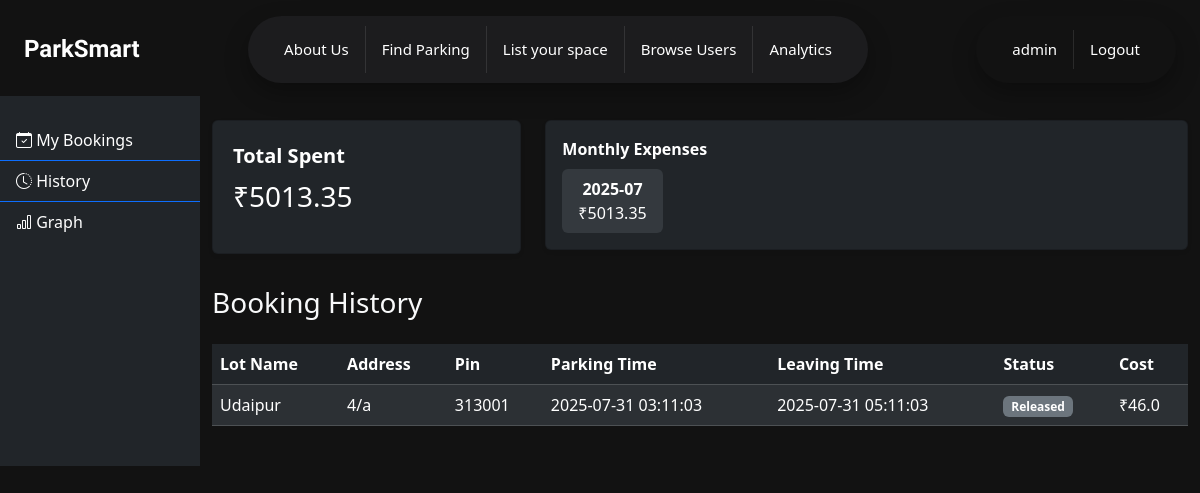
Screenshot of /user/dashboard?tab=history (signed in) with the database file from the repository.
### tables this page shows
CREATE TABLE reservations (
            id INTEGER PRIMARY KEY AUTOINCREMENT,
            spot_id INTEGER,
            user_id INTEGER,
            parking_timestamp TEXT,
            leaving_timestamp TEXT, lot_id INTEGER, total_cost REAL,
            FOREIGN KEY (spot_id) REFERENCES parking_spots(id),
            FOREIGN KEY (user_id) REFERENCES users(id)
        );

CREATE TABLE parking_lots (
            id INTEGER PRIMARY KEY AUTOINCREMENT,
            prime_location_name TEXT NOT NULL,
            price REAL NOT NULL,
            address TEXT,
            pin_code TEXT,
            max_spots INTEGER
        , available_spots INTEGER DEFAULT 0, status TEXT DEFAULT 'active');

### app/__init__.py (the view, shortened to what this page needs)
    @app.route('/user/dashboard')
    def user_dashboard():
        if 'user_id' not in session:
            flash("Please login first", "warning")
            return redirect('/login')
        tab = request.args.get('tab', 'my_bookings')
        bookings = []
        history_bookings = []
        graph_data = {}
        monthly_expenses = []
        total_spent = 0
        if tab == 'my_bookings':
            conn = sqlite3.connect('app.db')
            cursor = conn.cursor()
            cursor.execute('''
                SELECT r.id, l.prime_location_name, l.address, l.pin_code, r.parking_timestamp, r.leaving_timestamp, r.spot_id
                FROM reservations r
                JOIN parking_spots s ON r.spot_id = s.id
                JOIN parking_lots l ON s.lot_id = l.id
                WHERE r.user_id = ? AND s.status = 'O' AND r.leaving_timestamp > datetime('now')
                ORDER BY r.parking_timestamp DESC
            ''', (session['user_id'],))
            bookings = cursor.fetchall()
            conn.close()
        elif tab == 'history':
            conn = sqlite3.connect('app.db')
            cursor = conn.cursor()
            cursor.execute('''
                SELECT r.id, l.prime_location_name, l.address, l.pin_code, r.parking_timestamp, r.leaving_timestamp, r.total_cost,
                       CASE WHEN s.status = 'O' AND r.leaving_timestamp > datetime('now') THEN 'Active' ELSE 'Released' END as status
                FROM reservations r
                JOIN parking_spots s ON r.spot_id = s.id
                JOIN parking_lots l ON s.lot_id = l.id
                WHERE r.user_id = ?
                ORDER BY r.parking_timestamp DESC
            ''', (session['user_id'],))
            history_bookings = cursor.fetchall()
            cursor.execute('''
                SELECT strftime('%Y-%m', parking_timestamp) as month, SUM(total_cost)
                FROM reservations
                WHERE user_id = ?
                GROUP BY month
                ORDER BY month
            ''', (session['user_id'],))
            monthly_expenses = cursor.fetchall()
            cursor.execute('''
                SELECT SUM(total_cost) FROM reservations WHERE user_id = ?
            ''', (session['user_id'],))
            total_spent = cursor.fetchone()[0] or 0
            conn.close()
        return render_template('user_dashboard_main.html', tab=tab, bookings=bookings, history_bookings=history_bookings, graph_data=graph_data, monthly_expenses=monthly_expenses, total_spent=total_spent)

### app/templates/user_dashboard_main.html (shortened to what this page needs)
{% extends "base.html" %} {% block title %}User Dashboard{% endblock %} {% block
content %}
<div class="container-fluid min-vh-100">
  <div class="row">
    <div class="col-md-3 col-lg-2 p-0 bg-dark">
      <div class="list-group list-group-flush py-4">
        <a
          href="/user/dashboard?tab=my_bookings"
          class="list-group-item bg-dark text-white list-group-item-action {% if tab == 'my_bookings' %}active{% endif %}"
        >
          <i class="bi bi-calendar-check"></i> My Bookings
        </a>
        <a
          href="/user/dashboard?tab=history"
          class="list-group-item bg-dark text-white list-group-item-action {% if tab == 'history' %}active{% endif %}"
        >
          <i class="bi bi-clock-history"></i> History
        </a>
        <a
          href="/user/dashboard?tab=graph"
          class="list-group-item bg-dark text-white list-group-item-action {% if tab == 'graph' %}active{% endif %}"
        >
          <i class="bi bi-bar-chart"></i> Graph
        </a>
      </div>
    </div>
    <div class="col-md-9 col-lg-10 py-4">
      {% block dashboard_content %} {% if tab == 'my_bookings' %}
      <h3 class="mb-4">My Active Bookings</h3>
      {% if bookings and bookings|length > 0 %}
      <div class="table-responsive">
        <table class="table table-dark table-striped align-middle">
          <thead>
            <tr>
              <th>Lot Name</th>
              <th>Address</th>
              <th>Pin</th>
              <th>Parking Time</th>
              <th>Leaving Time</th>
              <th>Action</th>
            </tr>
          </thead>
          <tbody>
            {% for b in bookings %}
            <tr>
              <td>{{ b[1] }}</td>
              <td>{{ b[2] }}</td>
              <td>{{ b[3] }}</td>
              <td>{{ b[4] }}</td>
              <td>{{ b[5] }}</td>
              <td>
                <form
                  action="/release/{{ b[0] }}"
                  method="POST"
                  style="display: inline"
                >
                  <button type="submit" class="btn btn-danger btn-sm">
                    Release
                  </button>
                </form>
              </td>
            </tr>
            {% endfor %}
          </tbody>
        </table>
      </div>
      {% else %}
      <div class="alert alert-info">You have no active bookings.</div>
      {% endif %} {% elif tab == 'history' %}
      <div class="row mb-4">
        <div class="col-md-4 mb-2">
          <div class="card bg-dark text-white shadow-sm p-1">
            <div class="card-body">
              <div class="fs-5 fw-semibold pb-1">Total Spent</div>
              <div class="fs-3 pb-3">₹{{ total_spent }}</div>
            </div>
          </div>
        </div>
        <div class="col-md-8 mb-2">
          <div class="card bg-dark text-white shadow-sm">
            <div class="card-body">
              <div class="fs-6 fw-semibold mb-2">Monthly Expenses</div>
              <div class="d-flex flex-wrap gap-3">
                {% for m in monthly_expenses %}
                <div
                  class="bg-secondary bg-opacity-25 rounded px-3 py-2 text-center"
                >
                  <div class="fw-semibold">{{ m[0] }}</div>
                  <div>₹{{ m[1]|round(2) }}</div>
                </div>
                {% else %}
                <div class="text-muted">No monthly data</div>
                {% endfor %}
              </div>
            </div>
          </div>
        </div>
      </div>
      <h3 class="mb-4">Booking History</h3>
      {% if history_bookings and history_bookings|length > 0 %}
      <div class="table-responsive">
        <table class="table table-dark table-striped align-middle">
          <thead>
            <tr>
              <th>Lot Name</th>
              <th>Address</th>
              <th>Pin</th>
              <th>Parking Time</th>
              <th>Leaving Time</th>
              <th>Status</th>
              <th>Cost</th>
            </tr>
          </thead>
          <tbody>
            {% for h in history_bookings %}
            <tr>
              <td>{{ h[1] }}</td>
              <td>{{ h[2] }}</td>
              <td>{{ h[3] }}</td>
              <td>{{ h[4] }}</td>
              <td>{{ h[5] }}</td>
              <td>
                {% if h[7] == 'Active' %}
                <span class="badge bg-success">Active</span>
                {% else %}
                <span class="badge bg-secondary">Released</span>
                {% endif %}
              </td>
              <td>₹{{ h[6] }}</td>
            </tr>
            {% endfor %}
          </tbody>
        </table>
      </div>
      {% else %}
      <div class="alert alert-info">No booking history found.</div>
      {% endif %} {% endif %} {% endblock %}
    </div>
  </div>
</div>
{% endblock %}

### app/static/nav.css (style rules this page uses)
body { margin: 0; padding: 0; background: #0f0f0f; font-family: 'Segoe UI', sans-serif; height: 200vh; }

### app/templates/base.html (style rules this page uses)
body { font-family: "Segoe UI", sans-serif; }
body, html { margin: 0; padding: 0; width: 100%; height: 100%; }
body.dark-mode { background-color: #121212; color: #f8f9fa; }
.dark-mode .container, .dark-mode .card, .dark-mode .table { background-color: #1e1e1e; color: #fff; }

### rows the page displays
reservations: prime_location_name "Udaipur", address "4/a", pin_code "313001", parking_timestamp "2025-07-31 03:11:03", leaving_timestamp "2025-07-31 05:11:03", total_cost "46.0"

### other values shown
{{ session.username }} "admin"
{{ total_spent }} "5013.35"
{{ m[0] }} "2025-07"
{{ m[1]|round(2) }} "5013.35"
